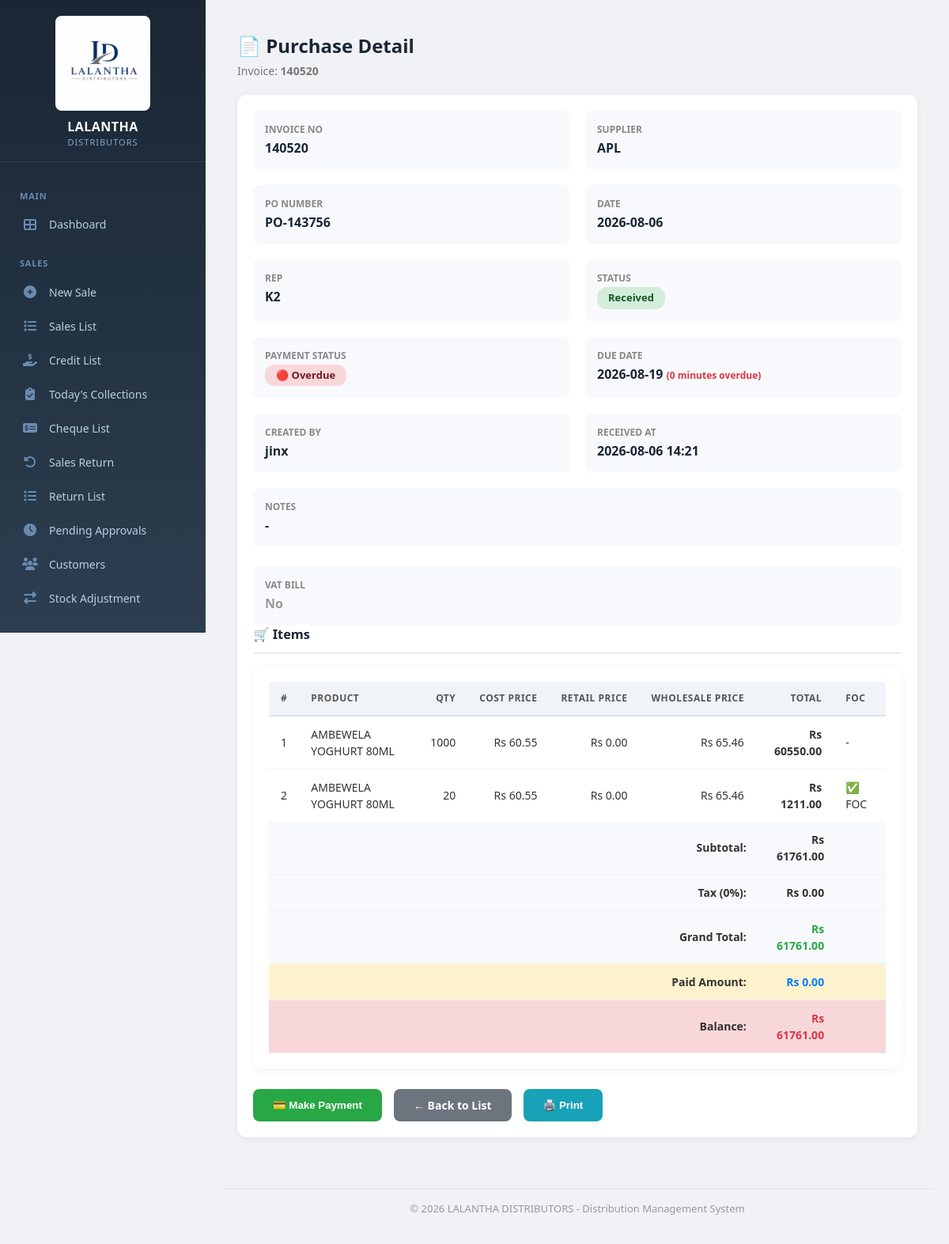
The app's page /purchase/detail/4/ (signed in) with its own data.
### core/models.py (models this page shows, shortened)
class Purchase(models.Model):
    PAYMENT_STATUS_CHOICES = [
        ('CREDIT', 'Credit Purchases'),
        ('COMPLETE', 'Complete Payment'),
    ]
    STATUS_CHOICES = [
        ('DRAFT', 'Draft'),
        ('PENDING', 'Pending'),
        ('RECEIVED', 'Received'),
        ('CANCELLED', 'Cancelled'),
    ]
    TAX_RATE_CHOICES = [
        (0, 'No Tax'),
        (5, 'VAT 5%'),
        (8, 'VAT 8%'),
        (12, 'VAT 12%'),
        (15, 'VAT 15%'),
    ]
    supplier = models.ForeignKey(Supplier, on_delete=models.PROTECT, related_name='purchases')
    rep = models.ForeignKey(Employee, on_delete=models.SET_NULL, null=True, blank=True, related_name='purchases')
    po_number = models.CharField(max_length=50, unique=True, blank=True, help_text="Your PO Number")
    invoice_no = models.CharField(max_length=100, help_text="Supplier's Invoice Number")
    purchase_date = models.DateField(default=date.today)  # ✅ This allows custom dates
    due_date = models.DateField(null=True, blank=True)
    tax_rate = models.IntegerField(choices=TAX_RATE_CHOICES, default=0)
    tax_invoice_no = models.CharField(max_length=100, blank=True, null=True, help_text="Tax Invoice Number")
    is_vat_bill = models.BooleanField(default=False, help_text="Mark if this is a VAT bill")
    subtotal = models.DecimalField(max_digits=15, decimal_places=2, default=0)
    tax_amount = models.DecimalField(max_digits=15, decimal_places=2, default=0)
    total = models.DecimalField(max_digits=15, decimal_places=2, default=0)
    paid_amount = models.DecimalField(max_digits=15, decimal_places=2, default=0)
    foc_value = models.DecimalField(max_digits=15, decimal_places=2, default=0)
    payment_status = models.CharField(max_length=20, choices=PAYMENT_STATUS_CHOICES, default='PENDING')
    status = models.CharField(max_length=20, choices=STATUS_CHOICES, default='DRAFT')
    notes = models.TextField(blank=True, null=True)
    created_at = models.DateTimeField(auto_now_add=True)
    created_by = models.ForeignKey(User, on_delete=models.SET_NULL, null=True, related_name='created_purchases')
    updated_at = models.DateTimeField(auto_now=True)
    received_at = models.DateTimeField(null=True, blank=True)
    received_by = models.ForeignKey(User, on_delete=models.SET_NULL, null=True, blank=True, related_name='received_purchases')
    class Meta:
        ordering = ['-purchase_date', '-created_at']

class Supplier(models.Model):
    name = models.CharField(max_length=200)
    contact_person = models.CharField(max_length=100, blank=True, null=True)
    phone = models.CharField(max_length=20, blank=True, null=True)
    email = models.EmailField(blank=True, null=True)
    address = models.TextField(blank=True, null=True)
    tax_number = models.CharField(max_length=50, blank=True, null=True, help_text="Supplier's VAT/Tax number")
    notes = models.TextField(blank=True, null=True)
    is_active = models.BooleanField(default=True)
    created_at = models.DateTimeField(auto_now_add=True)
    updated_at = models.DateTimeField(auto_now=True)
    class Meta:
        ordering = ['name']

class Employee(models.Model):
    POSITION_CHOICES = [
        ('Rep', 'Sales Representative'),
        ('Driver', 'Driver'),
        ('Helper', 'Helper'),
        ('Accountant', 'Accountant'),
        ('Other', 'Other'),
    ]
    name = models.CharField(max_length=200)
    position = models.CharField(max_length=20, choices=POSITION_CHOICES)
    phone = models.CharField(max_length=20, blank=True, null=True)
    email = models.EmailField(blank=True, null=True)
    address = models.TextField(blank=True, null=True)
    hire_date = models.DateField(null=True, blank=True)
    salary = models.DecimalField(max_digits=10, decimal_places=2, null=True, blank=True)
    notes = models.TextField(blank=True, null=True)
    is_active = models.BooleanField(default=True)
    created_at = models.DateTimeField(auto_now_add=True)
    updated_at = models.DateTimeField(auto_now=True)
    rep_invoice_counter = models.IntegerField(default=0, help_text="Last invoice number used for this Rep")
    rep_code = models.CharField(max_length=50, blank=True, null=True)
    created_at = models.DateTimeField(auto_now_add=True)
    updated_at = models.DateTimeField(auto_now=True)

class PurchaseItem(models.Model):
    purchase = models.ForeignKey(Purchase, on_delete=models.CASCADE, related_name='items')
    product = models.ForeignKey(Product, on_delete=models.PROTECT, related_name='purchase_items')
    quantity = models.DecimalField(max_digits=15, decimal_places=2)
    cost_price = models.DecimalField(max_digits=12, decimal_places=2)
    retail_price = models.DecimalField(max_digits=12, decimal_places=2, default=0)
    wholesale_price = models.DecimalField(max_digits=12, decimal_places=2, default=0)
    total = models.DecimalField(max_digits=15, decimal_places=2)  # quantity × cost_price
    retail_total = models.DecimalField(max_digits=15, decimal_places=2, default=0)
    wholesale_total = models.DecimalField(max_digits=15, decimal_places=2, default=0)
    is_foc = models.BooleanField(default=False)  # ✅ NEW FIELD

class Product(models.Model):
    name = models.CharField(max_length=200)
    code = models.CharField(max_length=50, unique=True)
    category = models.ForeignKey('Category', on_delete=models.SET_NULL, null=True, blank=True)
    unit = models.CharField(max_length=20)
    cost_price = models.DecimalField(max_digits=15, decimal_places=2, default=0)
    selling_price = models.DecimalField(max_digits=15, decimal_places=2, default=0)
    description = models.TextField(blank=True, null=True)
    notes = models.TextField(blank=True, null=True)
    is_active = models.BooleanField(default=True)
    created_at = models.DateTimeField(auto_now_add=True)
    updated_at = models.DateTimeField(auto_now=True)

### core/decorators.py (the view)
        def wrapper(request, *args, **kwargs):
            if not request.user.is_authenticated:
                messages.error(request, 'Please login first.')
                return redirect('/login/')  # ✅ Always returns
            try:
                profile = request.user.profile
                if profile.has_permission(permission):
                    return view_func(request, *args, **kwargs)  # ✅ Returns view response
                else:
                    messages.error(request, f'You do not have permission to access this page. Required: {permission}')
                    return redirect('/reports/')  # ✅ Always returns
            except UserProfile.DoesNotExist:
                messages.error(request, 'User profile not found. Please contact admin.')
                return redirect('/logout/')  # ✅ Always returns

### core/templates/core/purchase_detail.html (shortened to what this page needs)
{% extends 'core/base.html' %}
{% load static %}
{% block content %}
<div class="container">
    <div class="page-title">
        <div>
            <h2>📄 Purchase Detail</h2>
            <span class="subtitle">Invoice: <strong>{{ purchase.invoice_no }}</strong></span>
        </div>
    </div>
    <div class="card">
        <div class="detail-grid">
            <div class="detail-item">
                <div class="label">Invoice No</div>
                <div class="value">{{ purchase.invoice_no }}</div>
            </div>
            <div class="detail-item">
                <div class="label">Supplier</div>
                <div class="value">{{ purchase.supplier.name }}</div>
            </div>
            <div class="detail-item">
                <div class="label">PO Number</div>
                <div class="value">{{ purchase.po_number|default:"-" }}</div>
            </div>
            <div class="detail-item">
                <div class="label">Date</div>
                <div class="value">{{ purchase.purchase_date|date:"Y-m-d" }}</div>
            </div>
            <div class="detail-item">
                <div class="label">Rep</div>
                <div class="value">{{ purchase.rep.name|default:"-" }}</div>
            </div>
            <div class="detail-item">
                <div class="label">Status</div>
                <div class="value">
                    <span class="status-badge {{ purchase.status|lower }}">{{ purchase.get_status_display }}</span>
                </div>
            </div>
            <div class="detail-item">
                <div class="label">Payment Status</div>
                <div class="value">
                    {% if purchase.paid_amount >= purchase.total %}
                        <span class="status-badge complete">✅ Paid</span>
                    {% elif is_overdue %}
                        <span class="status-badge overdue">🔴 Overdue</span>
                    {% else %}
                        <span class="status-badge credit">📋 Credit</span>
                    {% endif %}
                </div>
            </div>
            <div class="detail-item">
                <div class="label">Due Date</div>
                <div class="value">
                    {{ purchase.due_date|date:"Y-m-d"|default:"-" }}
                    {% if is_overdue %}
                        <span style="color:#dc3545; font-size:12px;"> ({{ purchase.due_date|timeuntil }} overdue)</span>
                    {% endif %}
                </div>
            </div>
            <div class="detail-item">
                <div class="label">Created By</div>
                <div class="value">{{ purchase.created_by.username|default:"-" }}</div>
            </div>
            <div class="detail-item">
                <div class="label">Received At</div>
                <div class="value">{{ purchase.received_at|date:"Y-m-d H:i"|default:"-" }}</div>
            </div>
            <div class="detail-item" style="grid-column: 1 / -1;">
                <div class="label">Notes</div>
                <div class="value">{{ purchase.notes|default:"-" }}</div>
            </div>
        </div>
        <div class="detail-item">
            <div class="label">VAT Bill</div>
            <div class="value">
                {% if purchase.is_vat_bill %}
                    <span style="background:#d4edda; color:#155724; padding:3px 12px; border-radius:12px; font-size:13px; font-weight:600;">🧾 YES</span>
                {% else %}
                    <span style="color:#999;">No</span>
                {% endif %}
            </div>
        </div>
        <h3>🛒 Items</h3>
        <div class="table-container">
            <table>
                <thead>
                    <tr>
                        <th>#</th>
                        <th>Product</th>
                        <th style="text-align:right;">Qty</th>
                        <th style="text-align:right;">Cost Price</th>
                        <th style="text-align:right;">Retail Price</th>
                        <th style="text-align:right;">Wholesale Price</th>
                        <th style="text-align:right;">Total</th>
                        <th>FOC</th>
                    </tr>
                </thead>
                <tbody>
                    {% for item in items %}
                    <tr>
                        <td>{{ forloop.counter }}</td>
                        <td>{{ item.product.name }}</td>
                        <td style="text-align:right;">{{ item.quantity|floatformat:0 }}</td>
                        <td style="text-align:right;">Rs {{ item.cost_price|floatformat:2 }}</td>
                        <td style="text-align:right;">Rs {{ item.retail_price|floatformat:2 }}</td>
                        <td style="text-align:right;">Rs {{ item.wholesale_price|floatformat:2 }}</td>
                        <td style="text-align:right; font-weight:600;">Rs {{ item.total|floatformat:2 }}</td>
                        <td>{% if item.is_foc %}✅ FOC{% else %}-{% endif %}</td>
                    </tr>
                    {% empty %}
                    <tr><td colspan="8" style="text-align:center;color:#999;">No items found.</td></tr>
                    {% endfor %}
                </tbody>
                <tfoot>
                    <tr style="background:#f8f9fc; font-weight:700;">
                        <td colspan="6" style="text-align:right;"><strong>Subtotal:</strong></td>
                        <td style="text-align:right;">Rs {{ purchase.subtotal|floatformat:2 }}</td>
                        <td></td>
                    </tr>
                    <tr style="background:#f8f9fc; font-weight:700;">
                        <td colspan="6" style="text-align:right;"><strong>Tax ({{ purchase.tax_rate }}%):</strong></td>
                        <td style="text-align:right;">Rs {{ purchase.tax_amount|floatformat:2 }}</td>
                        <td></td>
                    </tr>
                    <tr style="background:#f8f9fc; font-weight:700;">
                        <td colspan="6" style="text-align:right;"><strong>Grand Total:</strong></td>
                        <td style="text-align:right; color:#28a745;">Rs {{ purchase.total|floatformat:2 }}</td>
                        <td></td>
                    </tr>
                    <tr style="background:#fff3cd; font-weight:700;">
                        <td colspan="6" style="text-align:right;"><strong>Paid Amount:</strong></td>
                        <td style="text-align:right; color:#007bff;">Rs {{ purchase.paid_amount|floatformat:2 }}</td>
                        <td></td>
                    </tr>
                    <tr style="background:#f8d7da; font-weight:700;">
                        <td colspan="6" style="text-align:right;"><strong>Balance:</strong></td>
                        <td style="text-align:right; color:#dc3545;">Rs {{ outstanding|floatformat:2 }}</td>
                        <td></td>
                    </tr>
                </tfoot>
            </table>
        </div>
        <div style="display:flex; gap:15px; margin-top:25px; flex-wrap:wrap;">
            {% if outstanding > 0 %}
                <button type="button" class="btn-pay" onclick="openPaymentModal()">💳 Make Payment</button>
            {% endif %}
            <a href="/purchases/" class="btn-back">← Back to List</a>
            <button type="button" class="btn-print" onclick="window.print()">🖨️ Print</button>
        </div>
    </div>
</div>
<div class="footer">
    &copy; {% now "Y" %} LALANTHA DISTRIBUTORS - Distribution Management System
</div>
{% endblock %}

### records on screen
Purchase: invoice_no "140520", supplier.name "APL", po_number "PO-143756", purchase_date "2026-08-06", rep.name "K2", status "Received", due_date "2026-08-19", due_date "0 minutes", created_by.username "jinx", received_at "2026-08-06 14:21", notes "-", subtotal "61761.00", tax_rate "0", tax_amount "0.00", total "61761.00", paid_amount "0.00"
PurchaseItem: product.name "AMBEWELA YOGHURT 80ML", quantity "1000", cost_price "60.55", retail_price "0.00", wholesale_price "65.46", total "60550.00"
PurchaseItem: product.name "AMBEWELA YOGHURT 80ML", quantity "20", cost_price "60.55", retail_price "0.00", wholesale_price "65.46", total "1211.00", is_foc "✅ FOC"

### other values on screen
{{ outstanding|floatformat:2 }} "61761.00"
